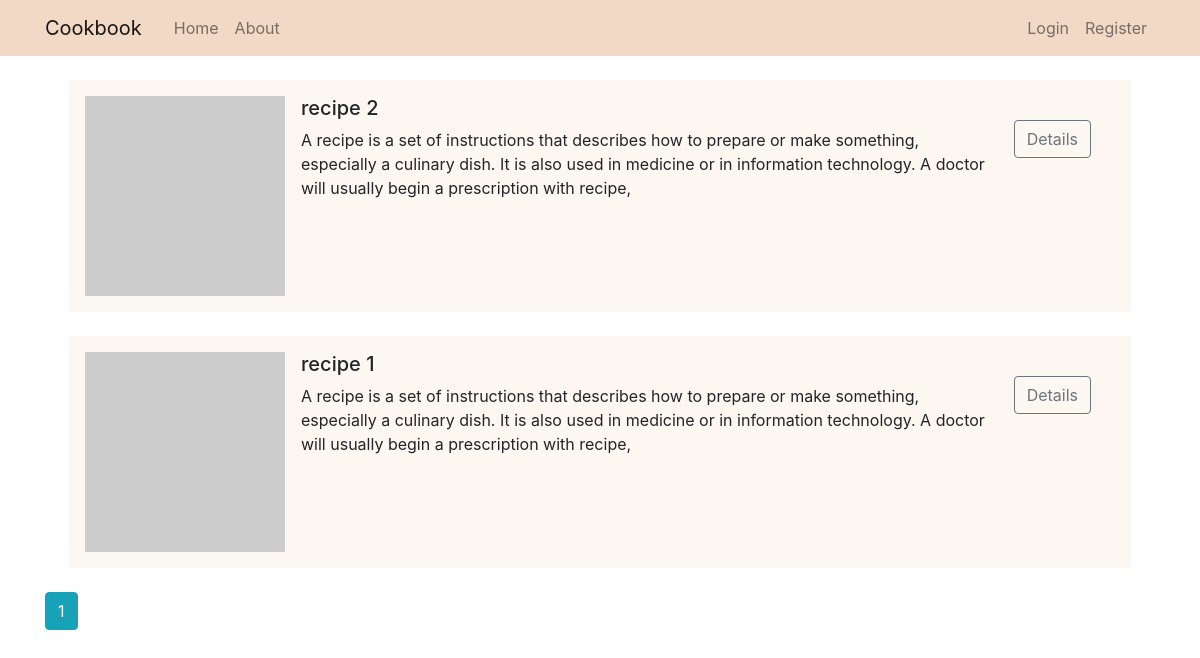
The page /home on the database its author committed.
### cookbook/models.py (models this page shows, shortened)
class Recipe(db.Model):
    id = db.Column(db.Integer, primary_key=True)
    title = db.Column(db.String(100), nullable=False)
    category = db.Column(db.String(100), nullable=False, default='')
    requirement = db.Column(db.String(100), nullable=False, default='')
    ingredients = db.Column(db.Text, nullable=False, default='')
    date = db.Column(db.DateTime, nullable=False, default=datetime.utcnow)
    description = db.Column(db.Text, nullable=False, default='')
    method = db.Column(db.Text, nullable=False, default='')
    picture = db.Column(db.String(150), nullable=False, default='https://dummyimage.com/300')
    user_id = db.Column(db.Integer, db.ForeignKey('user.id'), nullable=False) # foreign key to the author of the recipe

### cookbook/routes.py (the view)
@app.route("/")
@app.route("/home")
def home():
    page = request.args.get('page', 1, type=int) # 1 the initial value
    recipes = Recipe.query.order_by(Recipe.date.desc()).paginate(page=page, per_page=6)
    return render_template('home.html', recipes=recipes)

### cookbook/templates/home.html
{% extends "main.html" %}
{% block content %}
    {% for recipe in recipes.items %}
        <div class="media m-4">
            <img src="{{ recipe.picture | default('https://dummyimage.com/300') }}" class="mr-3" alt="..." height="200">
            <div class="media-body">
              <h5 class="mt-0">{{ recipe.title }}</h5>
              {{ recipe.description }}
            </div>
            <a href="{{ url_for('recipe', recipe_id=recipe.id) }}" class="btn btn-outline-secondary m-4">Details</a>
        </div>
{% endfor %}
    <div class="mt-4">
        {% for page_nbr in recipes.iter_pages(left_edge=1, right_edge=1, left_current=1, right_current=1) %}
        {% if page_nbr %}
          {% if recipes.page == page_nbr %}
            <a class="btn btn-info mb-4" href="{{ url_for('home', page=page_nbr) }}">{{ page_nbr }}</a>
          {% else %}
            <a class="btn btn-outline-info mb-4" href="{{ url_for('home', page=page_nbr) }}">{{ page_nbr }}</a>
          {% endif %}
        {% else %}
          ..
        {% endif %}
      {% endfor %}
    </div>
{% endblock content %}

### cookbook/static/style.css (style rules this page uses)
.media { background-color: rgb(252, 247, 240); padding: 1rem; }

### rows shown on the page
Recipe: title "recipe 2", description "A recipe is a set of instructions that describes how to prepare or make something, especially a culinary dish. It is also used in medicine or in information technology. A doctor will usually begin a prescription with recipe,"
Recipe: title "recipe 1", description "A recipe is a set of instructions that describes how to prepare or make something, especially a culinary dish. It is also used in medicine or in information technology. A doctor will usually begin a prescription with recipe,"

### other values the page prints
{{ page_nbr }} "1"
